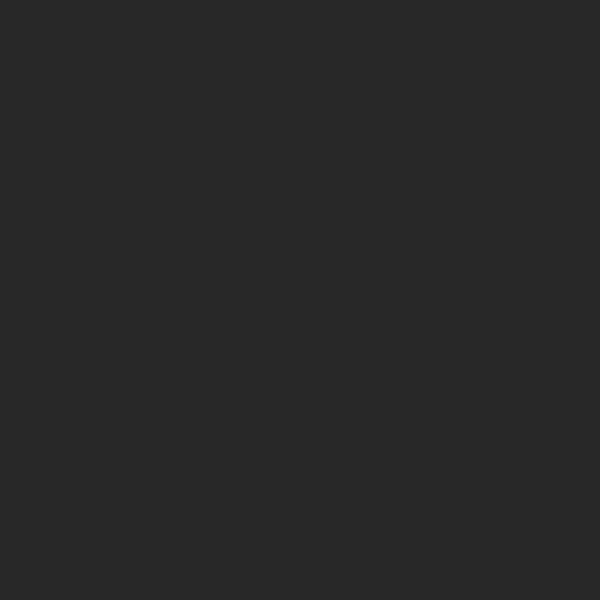
Frame 1 (no input)
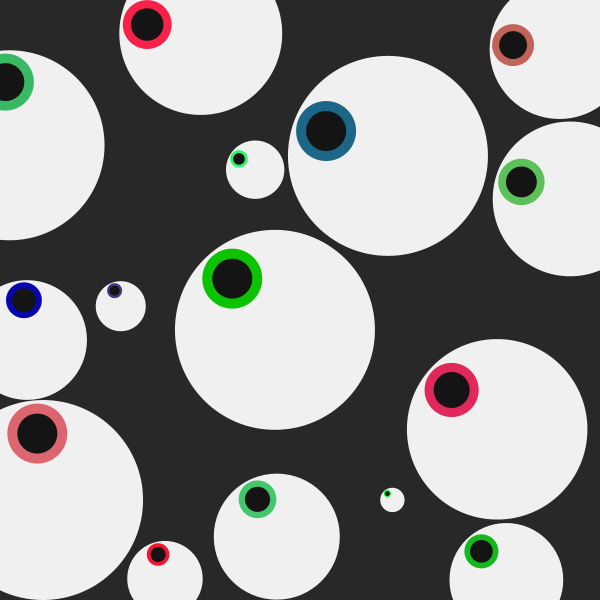
Frame 60 (the mouse pressed at the canvas centre just before this capture)
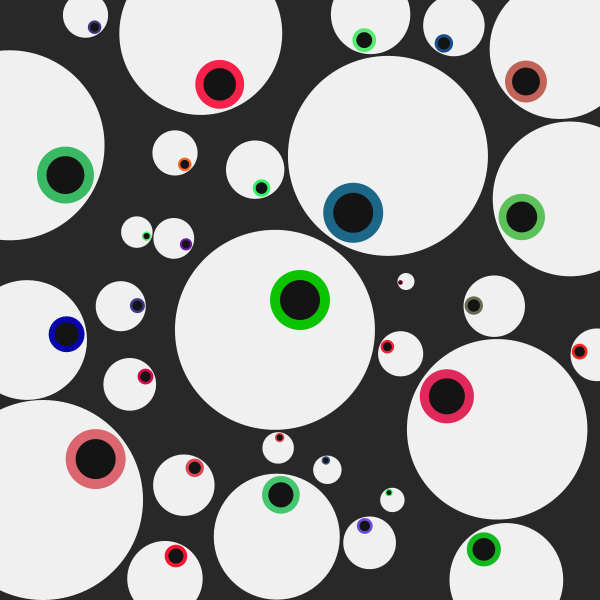
Frame 120 (the mouse held since frame 60 and released just before this capture)

The Processing sketch that drew these frames (run headless with seeded random() and noise(); from frame 60 on, the mouse is pressed at the canvas centre):

// Processing sketch: ojos
// ── ojos.pde
ArrayList<Circulo> circulos;

void setup() {
  size(600, 600);
  circulos = new ArrayList<Circulo>();
}

void draw() {
  background(40);
  boolean agregar = false;
  float tam = width/3;
  while (!agregar && tam >= 8 && frameCount%4 == 0) {
    Circulo aux = new Circulo(random(width), random(height), tam);
    agregar = true;
    for (int i = 0; i < circulos.size(); i++) {
      Circulo com = circulos.get(i);
      if (dist(com.x, com.y, aux.x, aux.y) < (aux.tam+com.tam)/2) {
        agregar = false;
        break;
      }
    }
    if (agregar) {
      circulos.add(aux);
    }
    tam *= 0.95;
  }
  for (int i = 0; i < circulos.size(); i++) {
    Circulo aux = circulos.get(i);
    aux.dibujar();
    if (aux.eliminar) {
      //circulos.remove(i--);
    }
  }
}

class Circulo {
  boolean eliminar, explotar;
  color col;
  float x, y, tam;
  Circulo(float x, float y, float tam) {
    this.x = x;
    this.y = y;
    this.tam = tam;
    int r = int(random(3));
    switch(r) {
    case 0:
      col = color(random(180, 256), random(120), random(120));
      break;
    case 1:
      col = color(random(120), random(180, 256), random(120));
      break;
    case 2:
      col = color(random(120), random(120), random(80, 256));
      break;
    }
  }
  void dibujar() {
    noStroke();
    fill(240);
    ellipse(x, y, tam, tam);
    float ang = atan2(mouseY-y, mouseX-x);
    float dis = dist(mouseX, mouseY, x, y);
    if (dis < tam/2) eliminar = true;
    if (dis > tam/3) dis = tam/3;
    dis /= tam/3;
    fill(col);
    ellipse(x+cos(ang)*tam/3*dis, y+sin(ang)*tam/3*dis, tam*0.3, tam*0.3);
    fill(20);
    ellipse(x+cos(ang)*tam/3*dis, y+sin(ang)*tam/3*dis, tam*0.2, tam*0.2);
  }
}
